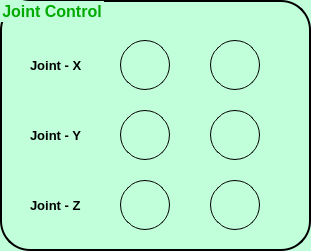
     <widget class="QGroupBox" name="grJointControl">
      <property name="geometry">
       <rect>
        <x>400</x>
        <y>300</y>
        <width>311</width>
        <height>251</height>
       </rect>
      </property>
      <property name="font">
       <font>
        <pointsize>12</pointsize>
        <weight>75</weight>
        <bold>true</bold>
       </font>
      </property>
      <property name="styleSheet">
       <string notr="true">QGroupBox {
	color: rgb(0, 170, 0);
	border: 2px solid;
	border-top-left-radius: 30px;
	border-top-right-radius: 30px;
	border-bottom-right-radius: 30px;
	border-bottom-left-radius: 30px;
	background-color: rgb(193, 255, 218);
}
</string>
      </property>
      <property name="title">
       <string>Joint Control</string>
      </property>
      <widget class="QLabel" name="lbXMan">
       <property name="geometry">
        <rect>
         <x>30</x>
         <y>50</y>
         <width>81</width>
         <height>31</height>
        </rect>
       </property>
       <property name="font">
        <font>
         <pointsize>10</pointsize>
         <weight>75</weight>
         <bold>true</bold>
        </font>
       </property>
       <property name="styleSheet">
        <string notr="true">background-color: rgb(193, 255, 218);</string>
       </property>
       <property name="text">
        <string>Joint - X</string>
       </property>
      </widget>
      <widget class="QLabel" name="lbYMan">
       <property name="geometry">
        <rect>
         <x>30</x>
         <y>120</y>
         <width>81</width>
         <height>31</height>
        </rect>
       </property>
       <property name="font">
        <font>
         <pointsize>10</pointsize>
         <weight>75</weight>
         <bold>true</bold>
        </font>
       </property>
       <property name="styleSheet">
        <string notr="true">background-color: rgb(193, 255, 218);</string>
       </property>
       <property name="text">
        <string>Joint - Y</string>
       </property>
      </widget>
      <widget class="QLabel" name="lbZMan">
       <property name="geometry">
        <rect>
         <x>30</x>
         <y>190</y>
         <width>71</width>
         <height>31</height>
        </rect>
       </property>
       <property name="font">
        <font>
         <pointsize>10</pointsize>
         <weight>75</weight>
         <bold>true</bold>
        </font>
       </property>
       <property name="styleSheet">
        <string notr="true">background-color: rgb(193, 255, 218);</string>
       </property>
       <property name="text">
        <string>Joint - Z</string>
       </property>
      </widget>
      <widget class="QPushButton" name="btnXccw">
       <property name="geometry">
        <rect>
         <x>120</x>
         <y>40</y>
         <width>50</width>
         <height>50</height>
        </rect>
       </property>
       <property name="styleSheet">
        <string notr="true">QPushButton{
	background-color: rgb(193, 255, 218);
	border: 1px solid;
	border-radius: 25px;
}
QPushButton:hover{
	background-color: rgb(250, 255, 218);
	border: 1px solid;
	border-radius: 25px;
}</string>
       </property>
       <property name="text">
        <string notr="true"/>
       </property>
       <property name="icon">
        <iconset>
         <normaloff>cw-removebg-preview.png</normaloff>cw-removebg-preview.png</iconset>
       </property>
       <property name="iconSize">
        <size>
         <width>50</width>
         <height>50</height>
        </size>
       </property>
      </widget>
      <widget class="QPushButton" name="btnYccw">
       <property name="geometry">
        <rect>
         <x>120</x>
         <y>110</y>
         <width>50</width>
         <height>50</height>
        </rect>
       </property>
       <property name="styleSheet">
        <string notr="true">QPushButton{
	background-color: rgb(193, 255, 218);
	border: 1px solid;
	border-radius: 25px;
}
QPushButton:hover{
	background-color: rgb(250, 255, 218);
	border: 1px solid;
	border-radius: 25px;
}</string>
       </property>
       <property name="text">
        <string notr="true"/>
       </property>
       <property name="icon">
        <iconset>
         <normaloff>cw-removebg-preview.png</normaloff>cw-removebg-preview.png</iconset>
       </property>
       <property name="iconSize">
        <size>
         <width>50</width>
         <height>50</height>
        </size>
       </property>
      </widget>
      <widget class="QPushButton" name="btnXcw">
       <property name="geometry">
        <rect>
         <x>210</x>
         <y>40</y>
         <width>50</width>
         <height>50</height>
        </rect>
       </property>
       <property name="styleSheet">
        <string notr="true">QPushButton{
	background-color: rgb(193, 255, 218);
	border: 1px solid;
	border-radius: 25px;
}
QPushButton:hover{
	background-color: rgb(250, 255, 218);
	border: 1px solid;
	border-radius: 25px;
}</string>
       </property>
       <property name="text">
        <string notr="true"/>
       </property>
       <property name="icon">
        <iconset>
         <normaloff>ccw-removebg-preview - Copy.png</normaloff>ccw-removebg-preview - Copy.png</iconset>
       </property>
       <property name="iconSize">
        <size>
         <width>50</width>
         <height>50</height>
        </size>
       </property>
      </widget>
      <widget class="QPushButton" name="btnYcw">
       <property name="geometry">
        <rect>
         <x>210</x>
         <y>110</y>
         <width>50</width>
         <height>50</height>
        </rect>
       </property>
       <property name="styleSheet">
        <string notr="true">QPushButton{
	background-color: rgb(193, 255, 218);
	border: 1px solid;
	border-radius: 25px;
}
QPushButton:hover{
	background-color: rgb(250, 255, 218);
	border: 1px solid;
	border-radius: 25px;
}</string>
       </property>
       <property name="text">
        <string notr="true"/>
       </property>
       <property name="icon">
        <iconset>
         <normaloff>ccw-removebg-preview - Copy.png</normaloff>ccw-removebg-preview - Copy.png</iconset>
       </property>
       <property name="iconSize">
        <size>
         <width>50</width>
         <height>50</height>
        </size>
       </property>
      </widget>
      <widget class="QPushButton" name="btnZccw">
       <property name="geometry">
        <rect>
         <x>120</x>
         <y>180</y>
         <width>50</width>
         <height>50</height>
        </rect>
       </property>
       <property name="styleSheet">
        <string notr="true">QPushButton{
	background-color: rgb(193, 255, 218);
	border: 1px solid;
	border-radius: 25px;
}
QPushButton:hover{
	background-color: rgb(250, 255, 218);
	border: 1px solid;
	border-radius: 25px;
}</string>
       </property>
       <property name="text">
        <string notr="true"/>
       </property>
       <property name="icon">
        <iconset>
         <normaloff>up-removebg-preview - Copy - Copy.png</normaloff>up-removebg-preview - Copy - Copy.png</iconset>
       </property>
       <property name="iconSize">
        <size>
         <width>50</width>
         <height>50</height>
        </size>
       </property>
      </widget>
      <widget class="QPushButton" name="btnZcw">
       <property name="geometry">
        <rect>
         <x>210</x>
         <y>180</y>
         <width>50</width>
         <height>50</height>
        </rect>
       </property>
       <property name="styleSheet">
        <string notr="true">QPushButton{
	background-color: rgb(193, 255, 218);
	border: 1px solid;
	border-radius: 25px;
}
QPushButton:hover{
	background-color: rgb(250, 255, 218);
	border: 1px solid;
	border-radius: 25px;
}</string>
       </property>
       <property name="text">
        <string notr="true"/>
       </property>
       <property name="icon">
        <iconset>
         <normaloff>down-removebg-preview - Copy - Copy - Copy.png</normaloff>down-removebg-preview - Copy - Copy - Copy.png</iconset>
       </property>
       <property name="iconSize">
        <size>
         <width>50</width>
         <height>50</height>
        </size>
       </property>
      </widget>
     </widget>
